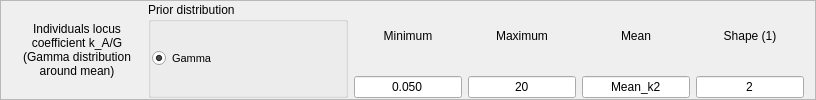
         <widget class="QFrame" name="sixthFrame">
          <property name="maximumSize">
           <size>
            <width>16777215</width>
            <height>100</height>
           </size>
          </property>
          <property name="frameShape">
           <enum>QFrame::StyledPanel</enum>
          </property>
          <property name="frameShadow">
           <enum>QFrame::Raised</enum>
          </property>
          <layout class="QHBoxLayout" name="horizontalLayout_12">
           <property name="topMargin">
            <number>1</number>
           </property>
           <property name="bottomMargin">
            <number>1</number>
           </property>
           <item>
            <widget class="QLabel" name="label_28">
             <property name="minimumSize">
              <size>
               <width>130</width>
               <height>0</height>
              </size>
             </property>
             <property name="maximumSize">
              <size>
               <width>130</width>
               <height>16777215</height>
              </size>
             </property>
             <property name="font">
              <font>
               <pointsize>9</pointsize>
              </font>
             </property>
             <property name="text">
              <string>Individuals locus
coefficient k_A/G
(Gamma distribution
around mean)</string>
             </property>
             <property name="alignment">
              <set>Qt::AlignCenter</set>
             </property>
            </widget>
           </item>
           <item>
            <widget class="QGroupBox" name="groupBox_6">
             <property name="minimumSize">
              <size>
               <width>200</width>
               <height>0</height>
              </size>
             </property>
             <property name="maximumSize">
              <size>
               <width>200</width>
               <height>16777215</height>
              </size>
             </property>
             <property name="title">
              <string>Prior distribution</string>
             </property>
             <layout class="QHBoxLayout" name="horizontalLayout_13">
              <property name="spacing">
               <number>1</number>
              </property>
              <property name="leftMargin">
               <number>1</number>
              </property>
              <property name="rightMargin">
               <number>1</number>
              </property>
              <item>
               <widget class="QRadioButton" name="radioButton_18">
                <property name="font">
                 <font>
                  <pointsize>8</pointsize>
                 </font>
                </property>
                <property name="text">
                 <string>Gamma</string>
                </property>
                <property name="checked">
                 <bool>true</bool>
                </property>
               </widget>
              </item>
             </layout>
            </widget>
           </item>
           <item>
            <layout class="QVBoxLayout" name="verticalLayout_22">
             <item>
              <widget class="QLabel" name="label_29">
               <property name="maximumSize">
                <size>
                 <width>16777215</width>
                 <height>16777215</height>
                </size>
               </property>
               <property name="text">
                <string>Minimum</string>
               </property>
               <property name="alignment">
                <set>Qt::AlignCenter</set>
               </property>
              </widget>
             </item>
             <item>
              <widget class="QLineEdit" name="ilc2MinEdit">
               <property name="maximumSize">
                <size>
                 <width>16777215</width>
                 <height>16777215</height>
                </size>
               </property>
               <property name="text">
                <string>0.050</string>
               </property>
               <property name="alignment">
                <set>Qt::AlignCenter</set>
               </property>
              </widget>
             </item>
            </layout>
           </item>
           <item>
            <layout class="QVBoxLayout" name="verticalLayout_23">
             <item>
              <widget class="QLabel" name="label_30">
               <property name="maximumSize">
                <size>
                 <width>16777215</width>
                 <height>16777215</height>
                </size>
               </property>
               <property name="text">
                <string>Maximum</string>
               </property>
               <property name="alignment">
                <set>Qt::AlignCenter</set>
               </property>
              </widget>
             </item>
             <item>
              <widget class="QLineEdit" name="ilc2MaxEdit">
               <property name="maximumSize">
                <size>
                 <width>16777215</width>
                 <height>16777215</height>
                </size>
               </property>
               <property name="text">
                <string>20</string>
               </property>
               <property name="alignment">
                <set>Qt::AlignCenter</set>
               </property>
              </widget>
             </item>
            </layout>
           </item>
           <item>
            <layout class="QVBoxLayout" name="verticalLayout_24">
             <item>
              <widget class="QLabel" name="label_31">
               <property name="maximumSize">
                <size>
                 <width>16777215</width>
                 <height>16777215</height>
                </size>
               </property>
               <property name="text">
                <string>Mean</string>
               </property>
               <property name="alignment">
                <set>Qt::AlignCenter</set>
               </property>
              </widget>
             </item>
             <item>
              <widget class="QLineEdit" name="ilc2MeanEdit">
               <property name="maximumSize">
                <size>
                 <width>16777215</width>
                 <height>16777215</height>
                </size>
               </property>
               <property name="text">
                <string>Mean_k2</string>
               </property>
               <property name="alignment">
                <set>Qt::AlignCenter</set>
               </property>
              </widget>
             </item>
            </layout>
           </item>
           <item>
            <layout class="QVBoxLayout" name="verticalLayout_25">
             <item>
              <widget class="QLabel" name="label_32">
               <property name="maximumSize">
                <size>
                 <width>16777215</width>
                 <height>16777215</height>
                </size>
               </property>
               <property name="text">
                <string>Shape (1)</string>
               </property>
               <property name="alignment">
                <set>Qt::AlignCenter</set>
               </property>
              </widget>
             </item>
             <item>
              <widget class="QLineEdit" name="ilc2ShapeEdit">
               <property name="maximumSize">
                <size>
                 <width>16777215</width>
                 <height>16777215</height>
                </size>
               </property>
               <property name="text">
                <string>2</string>
               </property>
               <property name="alignment">
                <set>Qt::AlignCenter</set>
               </property>
              </widget>
             </item>
            </layout>
           </item>
          </layout>
         </widget>
